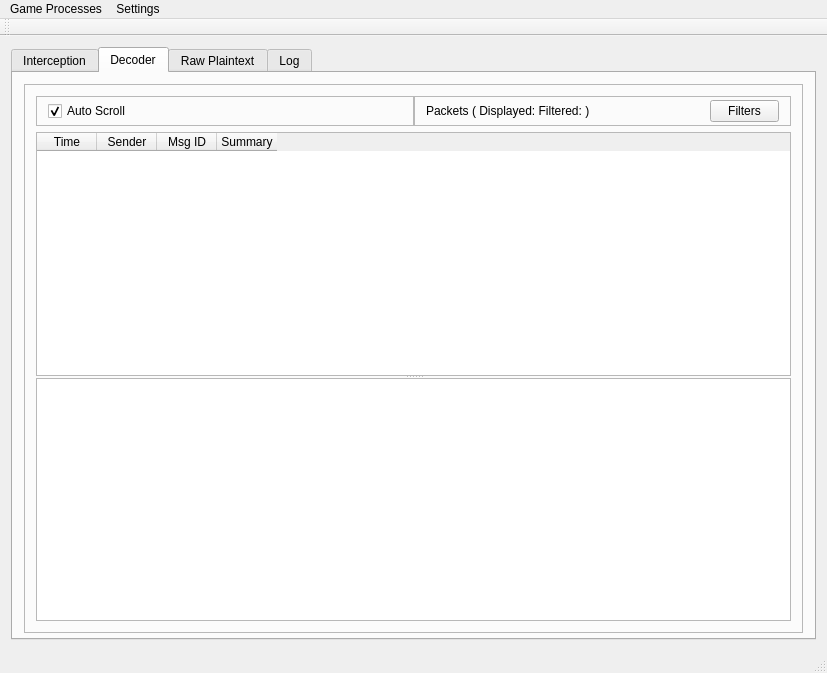
<?xml version="1.0" encoding="UTF-8"?>
<ui version="4.0">
 <class>exileSniffer</class>
 <widget class="QMainWindow" name="exileSniffer">
  <property name="geometry">
   <rect>
    <x>0</x>
    <y>0</y>
    <width>827</width>
    <height>673</height>
   </rect>
  </property>
  <property name="windowTitle">
   <string>exileSniffer</string>
  </property>
  <widget class="QWidget" name="centralWidget">
   <layout class="QGridLayout" name="gridLayout">
    <item row="0" column="0">
     <widget class="QTabWidget" name="processTabs">
      <property name="tabPosition">
       <enum>QTabWidget::North</enum>
      </property>
      <property name="currentIndex">
       <number>1</number>
      </property>
      <widget class="QWidget" name="interceptionTab">
       <attribute name="title">
        <string>Interception</string>
       </attribute>
       <layout class="QVBoxLayout" name="verticalLayout">
        <item>
         <widget class="QFrame" name="statusFrame">
          <property name="maximumSize">
           <size>
            <width>16777215</width>
            <height>100</height>
           </size>
          </property>
          <property name="frameShape">
           <enum>QFrame::StyledPanel</enum>
          </property>
          <property name="frameShadow">
           <enum>QFrame::Raised</enum>
          </property>
          <layout class="QFormLayout" name="formLayout">
           <item row="3" column="1">
            <widget class="QLabel" name="statusInfoText">
             <property name="maximumSize">
              <size>
               <width>16777215</width>
               <height>16777215</height>
              </size>
             </property>
             <property name="font">
              <font>
               <pointsize>12</pointsize>
              </font>
             </property>
             <property name="text">
              <string>Waiting for processes named &quot;PathOfExile.exe&quot; or &quot;PathOfExile_x64.exe&quot;</string>
             </property>
             <property name="alignment">
              <set>Qt::AlignLeading|Qt::AlignLeft|Qt::AlignVCenter</set>
             </property>
             <property name="indent">
              <number>12</number>
             </property>
            </widget>
           </item>
           <item row="3" column="0">
            <widget class="QLabel" name="statusInfoLabel">
             <property name="font">
              <font>
               <pointsize>13</pointsize>
              </font>
             </property>
             <property name="text">
              <string>Action:</string>
             </property>
            </widget>
           </item>
           <item row="2" column="0">
            <widget class="QLabel" name="statusLabel">
             <property name="font">
              <font>
               <pointsize>13</pointsize>
              </font>
             </property>
             <property name="text">
              <string>Status:</string>
             </property>
            </widget>
           </item>
           <item row="2" column="1">
            <widget class="QLabel" name="statusText">
             <property name="maximumSize">
              <size>
               <width>16777215</width>
               <height>16777215</height>
              </size>
             </property>
             <property name="font">
              <font>
               <pointsize>13</pointsize>
              </font>
             </property>
             <property name="text">
              <string>No running Path of Exile clients found</string>
             </property>
             <property name="alignment">
              <set>Qt::AlignLeading|Qt::AlignLeft|Qt::AlignVCenter</set>
             </property>
             <property name="indent">
              <number>12</number>
             </property>
            </widget>
           </item>
          </layout>
         </widget>
        </item>
       </layout>
      </widget>
      <widget class="QWidget" name="decodeTab">
       <attribute name="title">
        <string>Decoder</string>
       </attribute>
       <layout class="QGridLayout" name="gridLayout_3">
        <property name="bottomMargin">
         <number>5</number>
        </property>
        <property name="spacing">
         <number>6</number>
        </property>
        <item row="0" column="0">
         <widget class="QFrame" name="decodeDisplayFrame">
          <property name="frameShape">
           <enum>QFrame::StyledPanel</enum>
          </property>
          <property name="frameShadow">
           <enum>QFrame::Raised</enum>
          </property>
          <layout class="QVBoxLayout" name="verticalLayout_3">
           <item>
            <layout class="QHBoxLayout" name="horizontalLayout_5">
             <property name="spacing">
              <number>0</number>
             </property>
             <item>
              <widget class="QFrame" name="decodedControlFrame">
               <property name="frameShape">
                <enum>QFrame::StyledPanel</enum>
               </property>
               <property name="frameShadow">
                <enum>QFrame::Raised</enum>
               </property>
               <layout class="QHBoxLayout" name="horizontalLayout_6">
                <property name="topMargin">
                 <number>3</number>
                </property>
                <property name="bottomMargin">
                 <number>3</number>
                </property>
                <item>
                 <widget class="QCheckBox" name="decodedAutoscrollCheck">
                  <property name="layoutDirection">
                   <enum>Qt::LeftToRight</enum>
                  </property>
                  <property name="text">
                   <string>Auto Scroll</string>
                  </property>
                  <property name="checked">
                   <bool>true</bool>
                  </property>
                 </widget>
                </item>
               </layout>
              </widget>
             </item>
             <item>
              <widget class="QFrame" name="decodedLabelFrame">
               <property name="minimumSize">
                <size>
                 <width>0</width>
                 <height>0</height>
                </size>
               </property>
               <property name="frameShape">
                <enum>QFrame::StyledPanel</enum>
               </property>
               <property name="frameShadow">
                <enum>QFrame::Raised</enum>
               </property>
               <layout class="QHBoxLayout" name="horizontalLayout_3">
                <property name="topMargin">
                 <number>3</number>
                </property>
                <property name="bottomMargin">
                 <number>3</number>
                </property>
                <item>
                 <widget class="QLabel" name="decodedDisplayedLabel">
                  <property name="text">
                   <string>Packets ( Displayed: Filtered: )</string>
                  </property>
                 </widget>
                </item>
                <item>
                 <widget class="QPushButton" name="decodedFiltersBtn">
                  <property name="maximumSize">
                   <size>
                    <width>69</width>
                    <height>16777215</height>
                   </size>
                  </property>
                  <property name="text">
                   <string>Filters</string>
                  </property>
                 </widget>
                </item>
               </layout>
              </widget>
             </item>
            </layout>
           </item>
           <item>
            <widget class="QSplitter" name="splitter">
             <property name="orientation">
              <enum>Qt::Vertical</enum>
             </property>
             <property name="handleWidth">
              <number>2</number>
             </property>
             <widget class="QTableWidget" name="decodedList">
              <property name="layoutDirection">
               <enum>Qt::LeftToRight</enum>
              </property>
              <property name="horizontalScrollBarPolicy">
               <enum>Qt::ScrollBarAsNeeded</enum>
              </property>
              <property name="editTriggers">
               <set>QAbstractItemView::NoEditTriggers</set>
              </property>
              <property name="showDropIndicator" stdset="0">
               <bool>false</bool>
              </property>
              <property name="dragEnabled">
               <bool>false</bool>
              </property>
              <property name="selectionMode">
               <enum>QAbstractItemView::NoSelection</enum>
              </property>
              <property name="selectionBehavior">
               <enum>QAbstractItemView::SelectRows</enum>
              </property>
              <property name="sortingEnabled">
               <bool>true</bool>
              </property>
              <attribute name="horizontalHeaderDefaultSectionSize">
               <number>60</number>
              </attribute>
              <attribute name="horizontalHeaderMinimumSectionSize">
               <number>43</number>
              </attribute>
              <attribute name="verticalHeaderVisible">
               <bool>false</bool>
              </attribute>
              <attribute name="verticalHeaderHighlightSections">
               <bool>false</bool>
              </attribute>
              <column>
               <property name="text">
                <string>Time</string>
               </property>
              </column>
              <column>
               <property name="text">
                <string>Sender</string>
               </property>
              </column>
              <column>
               <property name="text">
                <string>Msg ID</string>
               </property>
              </column>
              <column>
               <property name="text">
                <string>Summary</string>
               </property>
              </column>
             </widget>
             <widget class="QPlainTextEdit" name="decodedText">
              <property name="font">
               <font>
                <family>Courier New</family>
                <pointsize>11</pointsize>
               </font>
              </property>
             </widget>
            </widget>
           </item>
          </layout>
         </widget>
        </item>
       </layout>
      </widget>
      <widget class="QWidget" name="rawDecryptTab">
       <attribute name="title">
        <string>Raw Plaintext</string>
       </attribute>
       <layout class="QVBoxLayout" name="verticalLayout_2" stretch="0,0">
        <property name="spacing">
         <number>2</number>
        </property>
        <item>
         <layout class="QHBoxLayout" name="textPaneFrame" stretch="5,3">
          <property name="spacing">
           <number>1</number>
          </property>
          <item>
           <widget class="QTextEdit" name="ptHexPane">
            <property name="font">
             <font>
              <family>Courier New</family>
              <pointsize>8</pointsize>
             </font>
            </property>
            <property name="verticalScrollBarPolicy">
             <enum>Qt::ScrollBarAlwaysOn</enum>
            </property>
            <property name="lineWrapMode">
             <enum>QTextEdit::NoWrap</enum>
            </property>
            <property name="readOnly">
             <bool>true</bool>
            </property>
            <property name="html">
             <string>&lt;!DOCTYPE HTML PUBLIC &quot;-//W3C//DTD HTML 4.0//EN&quot; &quot;http://www.w3.org/TR/REC-html40/strict.dtd&quot;&gt;
&lt;html&gt;&lt;head&gt;&lt;meta name=&quot;qrichtext&quot; content=&quot;1&quot; /&gt;&lt;style type=&quot;text/css&quot;&gt;
p, li { white-space: pre-wrap; }
&lt;/style&gt;&lt;/head&gt;&lt;body style=&quot; font-family:'Courier New'; font-size:8pt; font-weight:400; font-style:normal;&quot;&gt;
&lt;p style=&quot;-qt-paragraph-type:empty; margin-top:0px; margin-bottom:0px; margin-left:0px; margin-right:0px; -qt-block-indent:0; text-indent:0px;&quot;&gt;&lt;br /&gt;&lt;/p&gt;&lt;/body&gt;&lt;/html&gt;</string>
            </property>
            <property name="textInteractionFlags">
             <set>Qt::TextSelectableByMouse</set>
            </property>
           </widget>
          </item>
          <item>
           <widget class="QTextEdit" name="ptASCIIPane">
            <property name="font">
             <font>
              <family>Courier New</family>
             </font>
            </property>
            <property name="verticalScrollBarPolicy">
             <enum>Qt::ScrollBarAlwaysOn</enum>
            </property>
            <property name="sizeAdjustPolicy">
             <enum>QAbstractScrollArea::AdjustToContents</enum>
            </property>
            <property name="html">
             <string>&lt;!DOCTYPE HTML PUBLIC &quot;-//W3C//DTD HTML 4.0//EN&quot; &quot;http://www.w3.org/TR/REC-html40/strict.dtd&quot;&gt;
&lt;html&gt;&lt;head&gt;&lt;meta name=&quot;qrichtext&quot; content=&quot;1&quot; /&gt;&lt;style type=&quot;text/css&quot;&gt;
p, li { white-space: pre-wrap; }
&lt;/style&gt;&lt;/head&gt;&lt;body style=&quot; font-family:'Courier New'; font-size:8.25pt; font-weight:400; font-style:normal;&quot;&gt;
&lt;p style=&quot;-qt-paragraph-type:empty; margin-top:0px; margin-bottom:0px; margin-left:0px; margin-right:0px; -qt-block-indent:0; text-indent:0px;&quot;&gt;&lt;br /&gt;&lt;/p&gt;&lt;/body&gt;&lt;/html&gt;</string>
            </property>
           </widget>
          </item>
         </layout>
        </item>
        <item>
         <layout class="QHBoxLayout" name="rawControls">
          <item>
           <widget class="QFrame" name="bytesPerRowFrame">
            <property name="maximumSize">
             <size>
              <width>200</width>
              <height>16777215</height>
             </size>
            </property>
            <property name="frameShape">
             <enum>QFrame::StyledPanel</enum>
            </property>
            <property name="frameShadow">
             <enum>QFrame::Raised</enum>
            </property>
            <layout class="QHBoxLayout" name="horizontalLayout_2">
             <property name="spacing">
              <number>0</number>
             </property>
             <property name="leftMargin">
              <number>0</number>
             </property>
             <property name="topMargin">
              <number>0</number>
             </property>
             <property name="rightMargin">
              <number>0</number>
             </property>
             <property name="bottomMargin">
              <number>0</number>
             </property>
             <item>
              <widget class="QLabel" name="bytesRowLael">
               <property name="maximumSize">
                <size>
                 <width>86</width>
                 <height>16777215</height>
                </size>
               </property>
               <property name="text">
                <string>Bytes Per Row:</string>
               </property>
              </widget>
             </item>
             <item>
              <widget class="QComboBox" name="bytesRowCombo">
               <property name="maximumSize">
                <size>
                 <width>60</width>
                 <height>16777215</height>
                </size>
               </property>
               <property name="editable">
                <bool>true</bool>
               </property>
               <item>
                <property name="text">
                 <string>16</string>
                </property>
               </item>
               <item>
                <property name="text">
                 <string>32</string>
                </property>
               </item>
               <item>
                <property name="text">
                 <string>48</string>
                </property>
               </item>
               <item>
                <property name="text">
                 <string>64</string>
                </property>
               </item>
              </widget>
             </item>
            </layout>
           </widget>
          </item>
          <item>
           <widget class="QCheckBox" name="rawLinewrapCheck">
            <property name="maximumSize">
             <size>
              <width>100</width>
              <height>16777215</height>
             </size>
            </property>
            <property name="text">
             <string>Line Wrap</string>
            </property>
            <property name="checked">
             <bool>true</bool>
            </property>
           </widget>
          </item>
          <item>
           <widget class="QCheckBox" name="rawAutoScrollCheck">
            <property name="maximumSize">
             <size>
              <width>76</width>
              <height>16777215</height>
             </size>
            </property>
            <property name="text">
             <string>AutoScroll</string>
            </property>
            <property name="checked">
             <bool>true</bool>
            </property>
           </widget>
          </item>
          <item>
           <widget class="QFrame" name="frame">
            <property name="maximumSize">
             <size>
              <width>259</width>
              <height>16777215</height>
             </size>
            </property>
            <property name="frameShape">
             <enum>QFrame::StyledPanel</enum>
            </property>
            <property name="frameShadow">
             <enum>QFrame::Raised</enum>
            </property>
            <layout class="QHBoxLayout" name="horizontalLayout">
             <item>
              <widget class="QLabel" name="filterLabel">
               <property name="maximumSize">
                <size>
                 <width>500</width>
                 <height>16777215</height>
                </size>
               </property>
               <property name="text">
                <string>0 Packets Captured</string>
               </property>
              </widget>
             </item>
             <item>
              <widget class="QPushButton" name="filtersBtn">
               <property name="maximumSize">
                <size>
                 <width>84</width>
                 <height>16777215</height>
                </size>
               </property>
               <property name="text">
                <string>Filters</string>
               </property>
              </widget>
             </item>
            </layout>
           </widget>
          </item>
         </layout>
        </item>
       </layout>
      </widget>
      <widget class="QWidget" name="metaLogTab">
       <attribute name="title">
        <string>Log</string>
       </attribute>
       <layout class="QGridLayout" name="gridLayout_2">
        <item row="0" column="0">
         <widget class="QPlainTextEdit" name="metaLog"/>
        </item>
       </layout>
      </widget>
     </widget>
    </item>
   </layout>
  </widget>
  <widget class="QMenuBar" name="menuBar">
   <property name="geometry">
    <rect>
     <x>0</x>
     <y>0</y>
     <width>827</width>
     <height>21</height>
    </rect>
   </property>
   <widget class="QMenu" name="menuGame_Instances">
    <property name="title">
     <string>Game Processes</string>
    </property>
   </widget>
   <widget class="QMenu" name="menuSettings">
    <property name="title">
     <string>Settings</string>
    </property>
   </widget>
   <addaction name="menuGame_Instances"/>
   <addaction name="menuSettings"/>
  </widget>
  <widget class="QToolBar" name="mainToolBar">
   <attribute name="toolBarArea">
    <enum>TopToolBarArea</enum>
   </attribute>
   <attribute name="toolBarBreak">
    <bool>false</bool>
   </attribute>
  </widget>
  <widget class="QStatusBar" name="statusBar"/>
 </widget>
 <layoutdefault spacing="6" margin="11"/>
 <resources>
  <include location="exileSniffer.qrc"/>
 </resources>
 <connections>
  <connection>
   <sender>decodedFiltersBtn</sender>
   <signal>clicked()</signal>
   <receiver>exileSniffer</receiver>
   <slot>showRawFiltersDLG()</slot>
   <hints>
    <hint type="sourcelabel">
     <x>129</x>
     <y>99</y>
    </hint>
    <hint type="destinationlabel">
     <x>413</x>
     <y>336</y>
    </hint>
   </hints>
  </connection>
  <connection>
   <sender>bytesRowCombo</sender>
   <signal>activated(QString)</signal>
   <receiver>exileSniffer</receiver>
   <slot>rawBytesRowChanged(QString)</slot>
   <hints>
    <hint type="sourcelabel">
     <x>277</x>
     <y>607</y>
    </hint>
    <hint type="destinationlabel">
     <x>413</x>
     <y>336</y>
    </hint>
   </hints>
  </connection>
  <connection>
   <sender>rawLinewrapCheck</sender>
   <signal>toggled(bool)</signal>
   <receiver>exileSniffer</receiver>
   <slot>toggleRawLineWrap(bool)</slot>
   <hints>
    <hint type="sourcelabel">
     <x>382</x>
     <y>608</y>
    </hint>
    <hint type="destinationlabel">
     <x>413</x>
     <y>336</y>
    </hint>
   </hints>
  </connection>
  <connection>
   <sender>rawAutoScrollCheck</sender>
   <signal>toggled(bool)</signal>
   <receiver>exileSniffer</receiver>
   <slot>toggleRawAutoScroll(bool)</slot>
   <hints>
    <hint type="sourcelabel">
     <x>448</x>
     <y>608</y>
    </hint>
    <hint type="destinationlabel">
     <x>413</x>
     <y>336</y>
    </hint>
   </hints>
  </connection>
  <connection>
   <sender>decodedList</sender>
   <signal>clicked(QModelIndex)</signal>
   <receiver>exileSniffer</receiver>
   <slot>decodedListClicked()</slot>
   <hints>
    <hint type="sourcelabel">
     <x>412</x>
     <y>207</y>
    </hint>
    <hint type="destinationlabel">
     <x>413</x>
     <y>336</y>
    </hint>
   </hints>
  </connection>
  <connection>
   <sender>decodedList</sender>
   <signal>cellPressed(int,int)</signal>
   <receiver>exileSniffer</receiver>
   <slot>decodedCellActivated(int,int)</slot>
   <hints>
    <hint type="sourcelabel">
     <x>412</x>
     <y>247</y>
    </hint>
    <hint type="destinationlabel">
     <x>413</x>
     <y>336</y>
    </hint>
   </hints>
  </connection>
 </connections>
 <slots>
  <slot>showRawFiltersDLG()</slot>
  <slot>rawBytesRowChanged(QString)</slot>
  <slot>toggleRawLineWrap(bool)</slot>
  <slot>toggleRawAutoScroll(bool)</slot>
  <slot>decodedListClicked()</slot>
  <slot>decodedCellActivated(int,int)</slot>
 </slots>
</ui>
